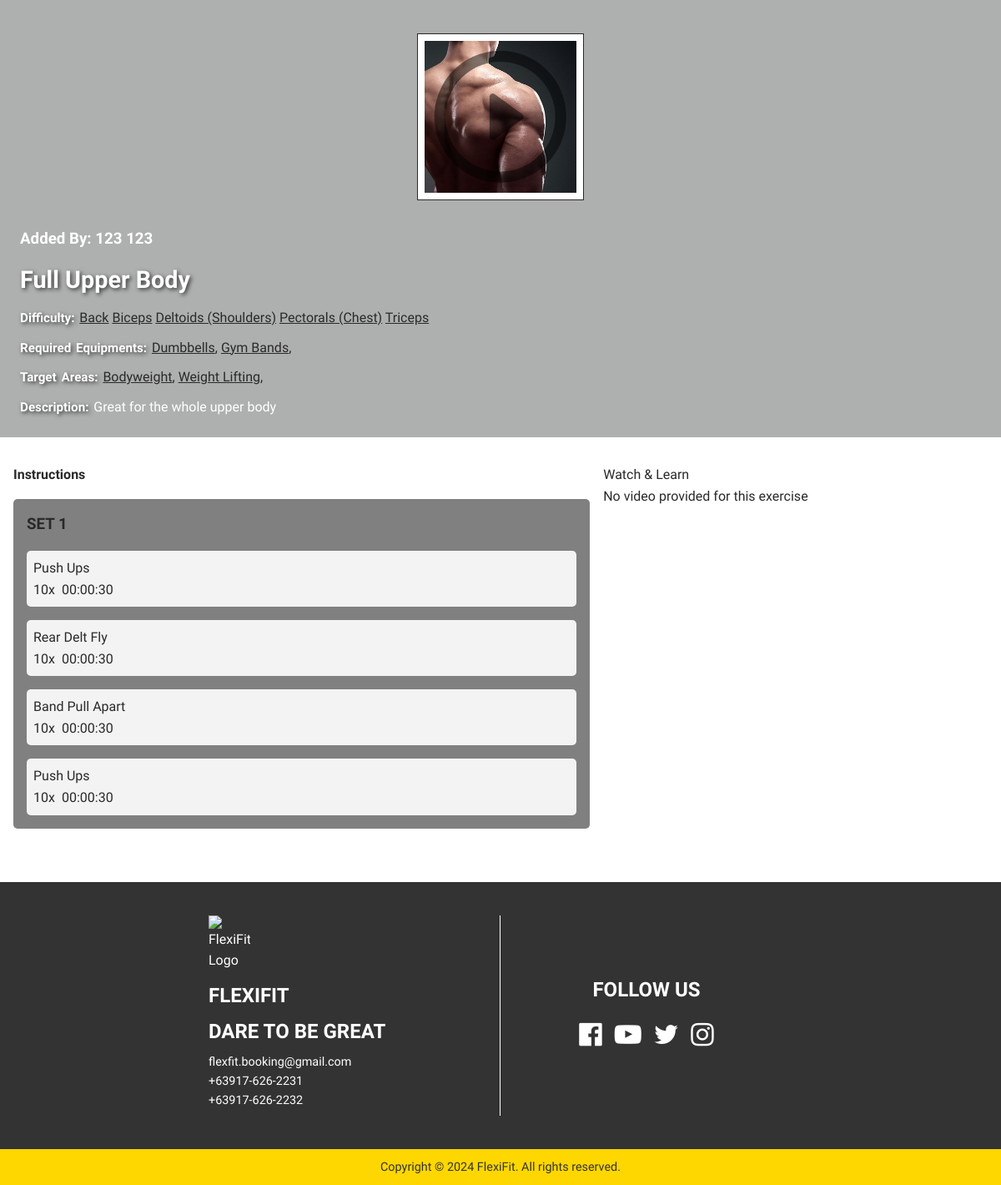
Page /workout.php?id=15 on the committed database.
### tables this page shows
CREATE TABLE `workout` (
  `ID` int(11) NOT NULL,
  `userID` int(11) NOT NULL,
  `workoutName` varchar(255) NOT NULL,
  `workoutPicUrl` varchar(500) NOT NULL,
  `workoutDescription` varchar(500) NOT NULL,
  `difficulty` varchar(255) NOT NULL DEFAULT '',
  `status` tinyint(1) NOT NULL DEFAULT 0,
  `dateCreated` datetime NOT NULL DEFAULT current_timestamp(),
  `dateUpdated` datetime DEFAULT NULL
);

CREATE TABLE `muscle` (
  `ID` int(11) NOT NULL,
  `muscle_name` varchar(255) NOT NULL,
  `muscle_description` text NOT NULL,
  `muscle_pic_url` varchar(500) NOT NULL,
  `date_created` datetime NOT NULL DEFAULT current_timestamp()
);

CREATE TABLE `equipment` (
  `ID` int(11) NOT NULL,
  `equipment_name` varchar(255) NOT NULL,
  `equipment_description` text NOT NULL,
  `equipment_pic_url` text NOT NULL,
  `dateCreated` date NOT NULL DEFAULT current_timestamp()
);

CREATE TABLE `category` (
  `ID` int(11) NOT NULL,
  `category_name` varchar(255) NOT NULL,
  `category_description` varchar(500) NOT NULL,
  `category_pic_url` varchar(500) NOT NULL,
  `dateCreated` date NOT NULL DEFAULT current_timestamp()
);

CREATE TABLE `workout_exercises` (
  `ID` int(11) NOT NULL,
  `workoutID` int(11) NOT NULL,
  `exerciseID` int(11) NOT NULL,
  `exerciseOrder` int(11) DEFAULT NULL,
  `reps` int(11) DEFAULT NULL,
  `duration` time DEFAULT NULL,
  `workoutSet` int(11) NOT NULL
);

CREATE TABLE `exercise` (
  `ID` int(11) NOT NULL,
  `userID` int(11) NOT NULL,
  `exerciseName` varchar(255) NOT NULL,
  `exercisePicUrl` varchar(500) NOT NULL,
  `exerciseVidUrl` text DEFAULT NULL,
  `description` varchar(500) NOT NULL,
  `status` tinyint(1) NOT NULL DEFAULT 0,
  `dateCreated` date NOT NULL DEFAULT current_timestamp()
);

### includes/workout.php (called while the page is built, shortened)
<?php
class Workout
{
    private $workoutId;
    private $conn;
    public function __construct($conn, $workoutId)
    {
        $this->conn = $conn;
        $this->workoutId = $workoutId;
    }
    public function get_workout_sets()
    {
        $stmt = $this->conn->prepare("SELECT DISTINCT `workoutSet` FROM `workout_exercises` WHERE workoutId = ? ORDER BY `workoutSet`");
        $stmt->bind_param("i", $this->workoutId);
        $stmt->execute();
        $result = $stmt->get_result();
        $workoutSets = [];
        while ($row = $result->fetch_assoc()) {
            $workoutSets[] = $row;
        }
        return $workoutSets;
    }
    public function get_workout()
    {
        $stmt = $this->conn->prepare("SELECT * FROM `workout` WHERE ID = ?");
        $stmt->bind_param("i", $this->workoutId);
        $stmt->execute();
        $result = $stmt->get_result();
        if ($result->num_rows > 0) {
            return $result->fetch_assoc();
        } else {
            return [];
        }
    }
    public function get_exercise($workoutSetNumber)
    {
        $stmt = $this->conn->prepare("SELECT `workout_exercises`.*, `exercise`.`exerciseName` FROM `workout_exercises` INNER JOIN `exercise` ON `workout_exercises`.`exerciseID` = `exercise`.`ID` WHERE `workout_exercises`.`workoutID` = ? AND `workout_exercises`.`workoutSet` = ?");
        $stmt->bind_param("ii", $this->workoutId, $workoutSetNumber);
        $stmt->execute();
        $result = $stmt->get_result();
        if ($result->num_rows > 0) {
            return $result->fetch_all(MYSQLI_ASSOC);
        } else {
            return [];
        }
    }
    public function get_equipments()
    {
        $query = "
        SELECT DISTINCT `equipment`.`ID`,`equipment`.`equipment_name`
        FROM `workout`
        JOIN `workout_exercises` ON `workout`.`ID` = `workout_exercises`.`workoutID`
        JOIN `exercise` ON `workout_exercises`.`exerciseID` = `exercise`.`ID`
        JOIN `exercise_equipment` ON `exercise`.`ID` = `exercise_equipment`.`exerciseID`
        JOIN `equipment` ON `exercise_equipment`.`equipmentID` = `equipment`.`ID`
        WHERE `workout`.`ID` = ?
        ORDER BY `equipment`.`equipment_name`;
        ";
        $stmt = $this->conn->prepare($query);
        $stmt->bind_param("i", $this->workoutId);
        $stmt->execute();
        $result = $stmt->get_result();
        $equipments = [];
        while ($row = $result->fetch_assoc()) {
            $equipments[] = $row;
        }
        return $equipments;
    }
    public function get_muscles()
    {
        $query = "
    SELECT DISTINCT `muscle`.`ID`, `muscle`.`muscle_name`
    FROM `workout`
    JOIN `workout_exercises` ON `workout`.`ID` = `workout_exercises`.`workoutID`
    JOIN `exercise` ON `workout_exercises`.`exerciseID` = `exercise`.`ID`
    JOIN `exercise_muscle` ON `exercise`.`ID` = `exercise_muscle`.`exerciseID`
    JOIN `muscle` ON `exercise_muscle`.`muscleID` = `muscle`.`ID`
    WHERE `workout`.`ID` = ?
    ORDER BY `muscle`.`muscle_name`;
    ";
        $stmt = $this->conn->prepare($query);
        $stmt->bind_param("i", $this->workoutId);
        $stmt->execute();
        $result = $stmt->get_result();
        $muscles = [];
        while ($row = $result->fetch_assoc()) {
            $muscles[] = $row;
        }
        return $muscles;
    }
    public function get_categories()
    {
        $query = "
    SELECT DISTINCT `category`.`ID`, `category`.`category_name`
    FROM `workout`
    JOIN `workout_exercises` ON `workout`.`ID` = `workout_exercises`.`workoutID`
    JOIN `exercise` ON `workout_exercises`.`exerciseID` = `exercise`.`ID`
    JOIN `exercise_category` ON `exercise`.`ID` = `exercise_category`.`exerciseID`
    JOIN `category` ON `exercise_category`.`categoryID` = `category`.`ID`
    WHERE `workout`.`ID` = ?
    ORDER BY `category`.`category_name`;
    ";
        $stmt = $this->conn->prepare($query);
        $stmt->bind_param("i", $this->workoutId);
        $stmt->execute();
        $result = $stmt->get_result();
        $categories = [];
        while ($row = $result->fetch_assoc()) {
            $categories[] = $row;
        }
        return $categories;
    }
    public function get_workout_creator_info()
    {
        $query = "
    SELECT
        CONCAT(`user`.`firstName`, ' ', `user`.`lastName`) AS creator_name,
        `user`.`role` AS creator_role
    FROM `user`
    INNER JOIN `workout` ON `user`.`ID` = `workout`.`userID`
    WHERE `workout`.`ID` = ?
    LIMIT 1;
    ";
        $stmt = $this->conn->prepare($query);
        $stmt->bind_param("i", $this->workoutId);
        $stmt->execute();
        $result = $stmt->get_result();
        if ($result->num_rows > 0) {
            $creatorInfo = $result->fetch_assoc();
            return $creatorInfo;
        }
        return [
            'creator_name' => 'Unknown Creator',
            'creator_role' => null
        ];
    }
}

### workout.php (the view, shortened to what this page needs)
<?php
require_once("./includes/auth.php");
isset($_GET['id']) && !empty($_GET['id']) ? $workoutID = $_GET['id'] : header("location: ./explore-workouts.php");
?>
<?php
require_once "./includes/workout.php";
$workout = new Workout($conn, $workoutID);
if ($workout->check_id() === true) {
    $workoutSetsList = $workout->get_workout_sets();
    $workoutDetails = $workout->get_workout();
    $creatorDetails = $workout->get_workout_creator_info();
    $muscleList = $workout->get_muscles();
    $equipmentList = $workout->get_equipments();
    $categoryList = $workout->get_categories();
} else {
    header("location: ./explore-workouts.php");
    exit();
};
?>
<!DOCTYPE html>
<html lang="en">
<head>
    <?php require_once "./components/global_css.php" ?>
    <link rel="stylesheet" href="./css/workout-page.css">
</head>
<body>
    <header class="header">
        <div class="header-content">
            <div class="header-list">
                <h3>Added By: <?= $creatorDetails['creator_name'] ?></h3>
            </div>
            <h1><?= htmlspecialchars($workoutDetails['workoutName']) ?></h1>
            <div class="header-list">
                <p>Difficulty: </p>
                <?php foreach ($muscleList as $muscle): ?>
                    <a href="<?= htmlspecialchars($muscle['ID']) ?>">
                        <u><?= htmlspecialchars($muscle['muscle_name']) ?></u>
                    </a>
                <?php endforeach; ?>
            </div>
            <div class="header-list">
                <p>Required Equipments: </p>
                <?php foreach ($equipmentList as $equipment): ?>
                    <a href="<?= htmlspecialchars($equipment['ID']) ?>">
                        <u><?= htmlspecialchars($equipment['equipment_name']) ?></u>,
                    </a>
                <?php endforeach; ?>
            </div>
            <div class="header-list">
                <p>Target Areas: </p>
                <?php foreach ($categoryList as $category): ?>
                    <a href="<?= htmlspecialchars($category['ID']) ?>">
                        <u><?= htmlspecialchars($category['category_name']) ?></u>,
                    </a>
                <?php endforeach; ?>
            </div>
            <div class="header-list">
                <p>Description: </p>
                <?php echo (empty($workoutDetails['workoutDescription']) ? "No Description" : htmlspecialchars($workoutDetails['workoutDescription'])) ?>
            </div>
        </div>
        <div class="header-background">
            <a href="workout-play.php?id=<?= htmlspecialchars($workoutID) ?>">
                <img src="./admin/images/workouts/play-button.png" class="absolute" />
            </a>
        </div>
    </header>
    <div class="main-container">
        <div class="workout-content">
            <div class="workout-left">
                <p><b>Instructions</b></p>
                <div class="exercise-container">
                    <?php
                    foreach ($workoutSetsList as $workoutSet):
                        $workoutSetNumber = $workoutSet['workoutSet'];
                        $workoutExerciseList = $workout->get_exercise($workoutSetNumber);
                    ?>
                        <h3>SET <?= $workoutSetNumber ?></h3>
                        <?php foreach ($workoutExerciseList as $workoutExercise): ?>
                            <div class="exercise">
                                <p><?= $workoutExercise['exerciseName'] ?></p>
                                <div class="exercise-description">
                                    <p><?= $workoutExercise['reps'] !== 0 ? $workoutExercise['reps'] . "x" : 'No reps' ?></p>
                                    <p><?= $workoutExercise['duration'] !== "00:00:00" ? $workoutExercise['duration'] : 'No duration'  ?></p>
                                </div>
                            </div>
                        <?php endforeach; ?>
                    <?php endforeach; ?>
                </div>
            </div>
            <div class="workout-right">
                <p>Watch & Learn</p>
                <?php echo empty($exerciseDetails['exerciseVidUrl']) ? '<p>No video provided for this exercise</p>' : "<img src='" . $exerciseDetails['exercise_vid_url'] . "'/>"; ?>
            </div>
        </div>
    </div>
    <?php require_once "./components/footer.php" ?>
</body>
</html>

### css/workout-page.css (style rules this page uses)
.header { width: 100%; height: 400px; min-height: fit-content; display: flex; justify-content: center; color: white; text-align: left; background-color: var(--dark-grey); padding: 2rem; }
.header-content { height: fit-content; width: 1200px; max-width: 100%; display: flex; flex-direction: column; align-items: flex-start; gap: 1rem; }
.header-background { position: relative; align-self: center; height: 300px; width: 300px; min-width: 300px; min-height: 300px; border: 1px solid var(--black); padding: 0.5rem; background-color: white; }
.header-background img { height: 100%; width: 100%; object-fit: cover; }
.header-background a > img { filter: opacity(0.5); }
.header-background a { position: absolute; width: 80%; height: 80%; top: 50%; left: 50%; transform: translate(-50%, -50%); }
.header-content h1 { font-size: 2.5rem; margin: 0; text-shadow: 2px 2px 5px rgba(0, 0, 0, 0.7); }
.header-content p { text-shadow: 2px 2px 5px rgba(0, 0, 0, 0.7); color: #ffff; font-weight: bold; word-spacing: 2px; }
.header-list p { display: inline; }
.workout-content { display: grid; grid-template-columns: 0.6fr 0.4fr; gap: 1rem; }
.workout-left { display: flex; flex-direction: column; gap: 1rem; }
.exercise-container { display: flex; flex-direction: column; background-color: gray; width: 100%; height: fit-content; border-radius: 5px; padding: 1rem; gap: 1rem; }
.exercise { display: flex; flex-direction: column; background-color: var(--light-grey); border-radius: 5px; padding: 0.5em; }
.exercise-description { display: flex; gap: 0.5rem; }
@media only screen and (max-width: 1200px) { .header { flex-direction: column-reverse; align-items: center; height: auto; text-align: center; padding: 1.5rem; } }
@media only screen and (max-width: 1200px) { .header-content { width: 100%; align-items: start; text-align: start; gap: 10px; } }
@media only screen and (max-width: 1200px) { .header-background { width: 200px; height: 200px; min-width: 200px; min-height: 200px; margin-top: 1rem; margin-bottom: 2rem; } }
@media only screen and (max-width: 1200px) { .header-content h1 { font-size: 1.8rem; } }
@media only screen and (max-width: 1200px) { .header-content p { font-size: 0.95rem; } }

### rows in the picture
workout: workoutName "Full Upper Body", workoutDescription "Great for the whole upper body"
muscle: muscle_name "Back"
muscle: muscle_name "Biceps"
muscle: muscle_name "Deltoids (Shoulders)"
muscle: muscle_name "Pectorals (Chest)"
muscle: muscle_name "Triceps"
equipment: equipment_name "Dumbbells"
equipment: equipment_name "Gym Bands"
category: category_name "Bodyweight"
category: category_name "Weight Lifting"
workout_exercises: exerciseID.exerciseName "Push Ups", reps "10", duration "00:00:30"
workout_exercises: exerciseID.exerciseName "Rear Delt Fly", reps "10", duration "00:00:30"
workout_exercises: exerciseID.exerciseName "Band Pull Apart", reps "10", duration "00:00:30"
workout_exercises: exerciseID.exerciseName "Push Ups", reps "10", duration "00:00:30"

### other values in the picture
$creatorDetails['creator_name'] "123 123"
$workoutSetNumber "1"
